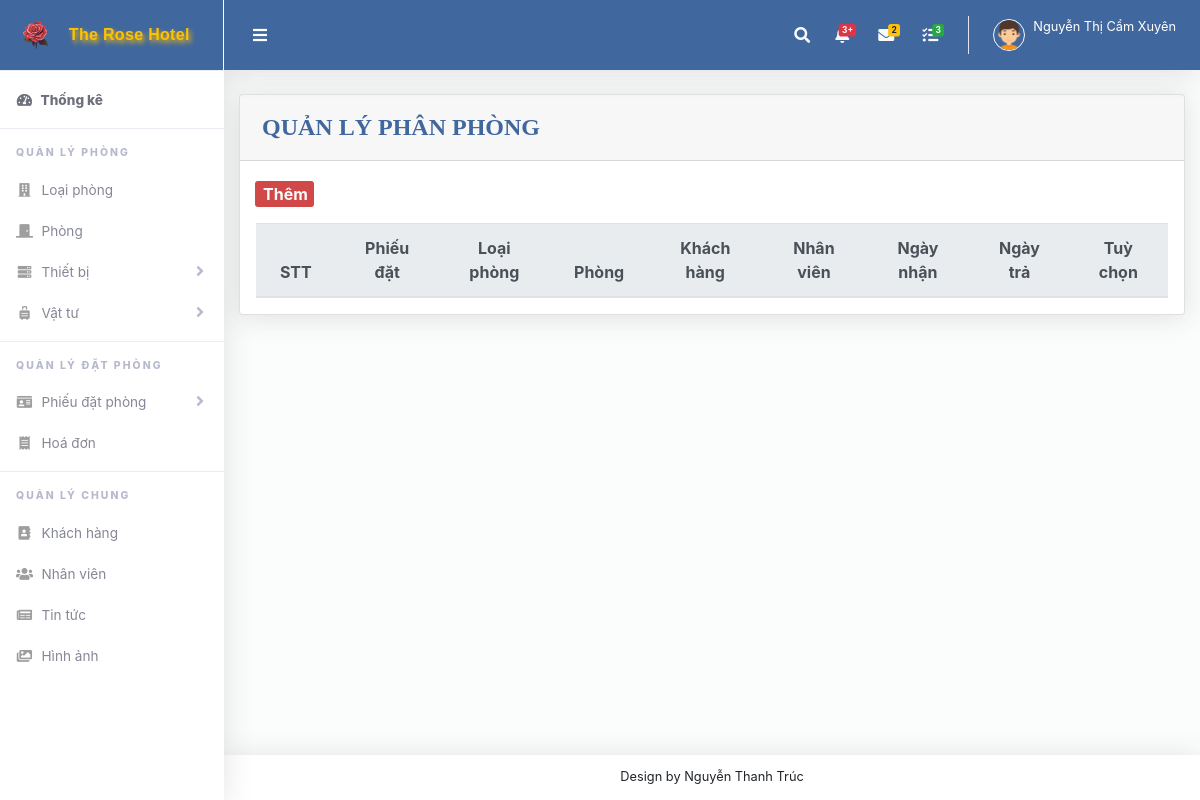
Before: /phanphong.php (signed in) with the older database file.
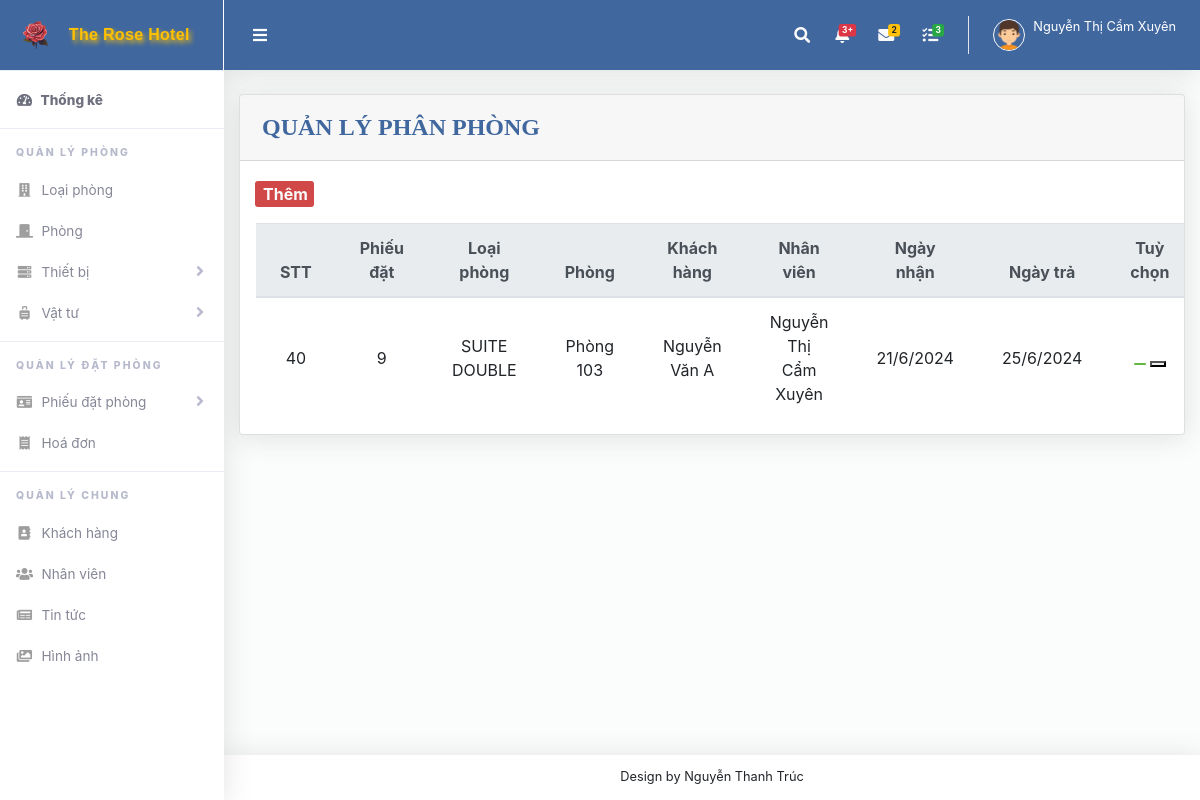
After: the same page with the newer database file.
### tables this page shows
CREATE TABLE `o` (
  `ma_o` int(11) NOT NULL,
  `ma_phieu_dat` int(11) NOT NULL,
  `ma_loai` int(11) NOT NULL,
  `ma_phong` int(11) NOT NULL,
  `ma_kh` int(11) NOT NULL,
  `ma_nv` int(11) NOT NULL,
  `ngay_den` varchar(20) NOT NULL,
  `thoi_gian_den` varchar(20) NOT NULL,
  `ngay_di` varchar(20) NOT NULL,
  `thoi_gian_di` varchar(20) NOT NULL,
  `tong_tien` int(11) NOT NULL,
  `so_tien_da_coc` int(11) NOT NULL,
  `tong_so_tien_can_tra` int(11) NOT NULL,
  `so_tien_thuc_nhan` int(11) DEFAULT NULL,
  `tinh_trang` varchar(50) NOT NULL,
  `phu_thu_den_truoc` varchar(255) DEFAULT NULL,
  `so_tien_phu_thu_den_truoc` int(11) DEFAULT NULL,
  `phu_thu_den_sau` varchar(255) DEFAULT NULL,
  `so_tien_phu_thu_den_sau` int(11) DEFAULT NULL,
  `gia_han_phong` varchar(255) DEFAULT NULL,
  `so_tien_gia_han_phong` int(11) DEFAULT NULL,
  `ghi_chu` varchar(200) NOT NULL
);

CREATE TABLE `phieu_dat` (
  `ma_phieu_dat` int(11) NOT NULL,
  `ma_kh` int(11) DEFAULT NULL,
  `ma_loai` int(11) NOT NULL,
  `ma_nv` int(11) DEFAULT NULL,
  `ngay_dat` varchar(20) NOT NULL,
  `ngay_nhan` varchar(20) NOT NULL,
  `ngay_tra` varchar(20) NOT NULL,
  `so_luong_nguoi_lon` int(11) NOT NULL,
  `so_luong_tre_em` int(11) NOT NULL,
  `phu_thu_tre_em` int(11) DEFAULT NULL,
  `so_luong_phong_dat` int(11) NOT NULL,
  `tien_coc` varchar(20) NOT NULL,
  `tong_tien` int(11) NOT NULL,
  `trang_thai` varchar(50) NOT NULL
);

CREATE TABLE `loai_phong` (
  `ma_loai` int(11) NOT NULL,
  `ten_loai` varchar(100) NOT NULL,
  `anh_loai_phong` text NOT NULL,
  `dien_tich` varchar(20) NOT NULL,
  `chi_tiet_phong` varchar(100) NOT NULL,
  `so_luong` int(11) NOT NULL,
  `gia_phong` varchar(100) NOT NULL
);

CREATE TABLE `phong` (
  `ma_phong` int(11) NOT NULL,
  `ma_loai` int(11) NOT NULL,
  `ten_phong` varchar(100) NOT NULL
);

CREATE TABLE `khach_hang` (
  `ma_kh` int(11) NOT NULL,
  `ho_ten` varchar(100) NOT NULL,
  `gioi_tinh` varchar(20) NOT NULL,
  `cccd` varchar(50) NOT NULL,
  `sdtkh` int(11) NOT NULL,
  `emailkh` varchar(50) NOT NULL,
  `dia_chi` varchar(255) NOT NULL,
  `matkhaukh` varchar(50) NOT NULL
);

CREATE TABLE `nhan_vien` (
  `ma_nv` int(11) NOT NULL,
  `ho_ten` varchar(100) NOT NULL,
  `gioi_tinh` varchar(20) NOT NULL,
  `cccd` varchar(50) NOT NULL,
  `ngay_sinh` varchar(20) NOT NULL,
  `sdtnv` varchar(255) NOT NULL,
  `dia_chi` varchar(100) NOT NULL,
  `user` varchar(50) NOT NULL,
  `pass` varchar(50) NOT NULL,
  `quyen` int(11) NOT NULL,
  `tinh_trang` varchar(100) NOT NULL
);

### phanphong.php (the view, shortened to what this page needs)
<?php include ("header.php");
?>
<div class="row">
    <div class="col-lg-12">
        <div class="card mb-4">
            <div class="card-header py-3 d-flex flex-row align-items-center justify-content-between">
                <h6>QUẢN LÝ PHÂN PHÒNG</h6>
            </div>
            <a class="btthem" href="thempp.php"><button><ion-icon name="add-circle"></ion-icon>Thêm</button></a>
            <div class="table-responsive p-3">
                <table class="table align-items-center table-flush" id="dataTable">
                    <thead class="thead-light">
                        <tr>
                            <th>STT</th>
                            <th>Phiếu đặt</th>
                            <th>Loại phòng</th>
                            <th>Phòng</th>
                            <th>Khách hàng</th>
                            <th>Nhân viên</th>
                            <th>Ngày nhận</th>
                            <th>Ngày trả</th>
                            <th>Tuỳ chọn</th>
                        </tr>
                    </thead>
                    <tbody>
                        <?php
                        include ("ketnoi.php");
                        $sql = "select * from o ";
                        $kq = mysqli_query($conn, $sql) or die("Không thể xuất thông tin " . mysqli_error());
                        while ($row = mysqli_fetch_array($kq)) {
                            $phieu_dats = $row["ma_phieu_dat"];
                            $sql2 = "SELECT * FROM phieu_dat WHERE ma_phieu_dat='" . $phieu_dats . "'";
                            $kq2 = mysqli_query($conn, $sql2) or die("Không thể xuất thông tin " . mysqli_error());
                            $phieu_dat = mysqli_fetch_array($kq2);
                            $loai_phongs = $row["ma_loai"];
                            $sql2 = "SELECT * FROM loai_phong WHERE ma_loai='" . $loai_phongs . "'";
                            $kq2 = mysqli_query($conn, $sql2) or die("Không thể xuất thông tin " . mysqli_error());
                            $loai_phong = mysqli_fetch_array($kq2);
                            $phongs = $row["ma_phong"];
                            $sql2 = "SELECT * FROM phong WHERE ma_phong='" . $phongs . "'";
                            $kq2 = mysqli_query($conn, $sql2) or die("Không thể xuất thông tin " . mysqli_error());
                            $phong = mysqli_fetch_array($kq2);
                            $khach_hangs = $row["ma_kh"];
                            $sql3 = "SELECT * FROM khach_hang WHERE ma_kh='" . $khach_hangs . "'";
                            $kq3 = mysqli_query($conn, $sql3) or die("Không thể xuất thông tin " . mysqli_error());
                            $khach_hang = mysqli_fetch_array($kq3);
                            $nhan_viens = $row["ma_nv"];
                            $sql3 = "SELECT * FROM nhan_vien WHERE ma_nv='" . $nhan_viens . "'";
                            $kq3 = mysqli_query($conn, $sql3) or die("Không thể xuất thông tin " . mysqli_error());
                            $nhan_vien = mysqli_fetch_array($kq3);
                            echo "<tr>";
                            echo "<td>" . $row["ma_o"] . "</td>";
                            $usern = $row["ma_o"];
                            echo "<td>" . $phieu_dat["ma_phieu_dat"] . "</td>";
                            echo "<td>" . $loai_phong["ten_loai"] . "</td>";
                            echo "<td>" . $phong["ten_phong"] . "</td>";
                            echo "<td>" . $khach_hang["ho_ten"] . "</td>";
                            echo "<td>" . $nhan_vien["ho_ten"] . "</td>";
                            echo "<td>" . $row["ngay_den"] . "</td>";
                            echo "<td>" . $row["ngay_di"] . "</td>";
                            echo "<td>
                            <a href='chitietpp.php?user=$usern'><button class='eye'><ion-icon name='eye'></ion-icon></button></a>
                            <a href='suapp.php?user=$usern'><button><ion-icon name='pencil'></ion-icon></button></a>
                            </td>";
                                echo "</tr>";
                            }
                        ?>
                    </tbody>
                </table>
            </div>
        </div>
    </div>
</div>
<?php include ("footer.php"); ?>

Changed rows visible on the page:
added o: ma_o "40", ma_phieu_dat.ma_phieu_dat "9", ma_loai.ten_loai "SUITE DOUBLE", ma_phong.ten_phong "Phòng 103", ma_kh.ho_ten "Nguyễn Văn A", ma_nv.ho_ten "Nguyễn Thị Cẩm Xuyên", ngay_den "21/6/2024", ngay_di "25/6/2024"
